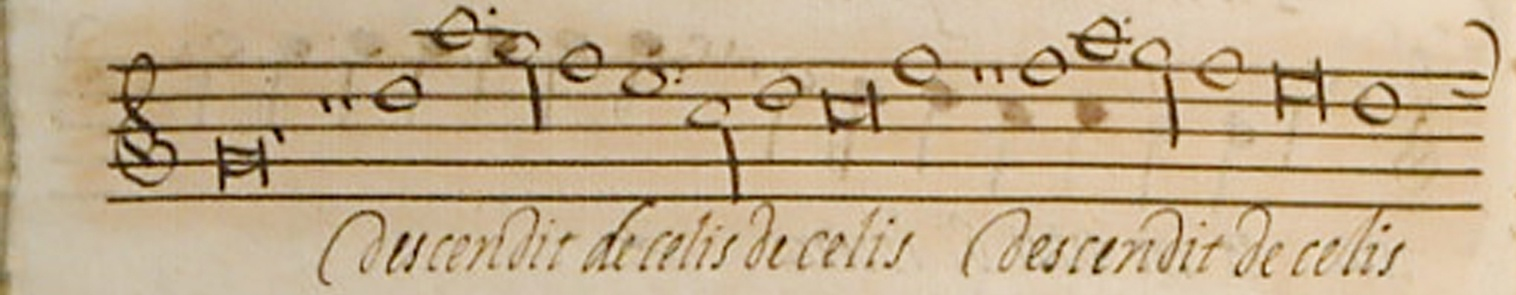
#> input picture corpus/11.jpg, 1516 x 295 px
$ python -i preprocessing.py   (imports and definitions only)
#> lines starting #> are read from the running program, lines starting #| are printed output that depends on the picture; after the words box and inside, x2 and y2 are one past the last pixel; in counts of white or black regions, pixels touching at a corner belong together
#> further down, picture is the input picture: shape (295, 1516, 3); mean B, G, R 140.1, 172.3, 194.4
### staff/normalization/binarization.py
import itertools
import numpy as np
from scipy import ndimage as ndi
from skimage import util
from skimage.transform import integral_image
from skimage.filters import (threshold_otsu, threshold_sauvola)

__all__ = [
    'binarize_otsu',
    'binarize_sauvola',
    'binarize_wolf'
]

# Copied from https://github.com/scikit-image/scikit-image/blob/v0.13.1/skimage/filters/thresholding.py
def _mean_std(image, w):
    """Return local mean and standard deviation of each pixel using a
    neighborhood defined by a rectangular window with size w times w.
    The algorithm uses integral images to speedup computation. This is
    used by threshold_niblack and threshold_sauvola.
    Parameters
    ----------
    image : ndarray
        Input image.
    w : int
        Odd window size (e.g. 3, 5, 7, ..., 21, ...).
    Returns
    -------
    m : 2-D array of same size of image with local mean values.
    s : 2-D array of same size of image with local standard
        deviation values.
    References
    ----------
    .. [1] F. Shafait, D. Keysers, and T. M. Breuel, "Efficient
           implementation of local adaptive thresholding techniques
           using integral images." in Document Recognition and
           Retrieval XV, (San Jose, USA), Jan. 2008.
           DOI:10.1117/12.767755
    """
#> called with w = 101
    if w == 1 or w % 2 == 0:
        raise ValueError(
            "Window size w = %s must be odd and greater than 1." % w)

    left_pad = w // 2 + 1
    right_pad = w // 2
    padded = np.pad(image.astype('float'), (left_pad, right_pad),
                    mode='reflect')
    padded_sq = padded * padded

    integral = integral_image(padded)
    integral_sq = integral_image(padded_sq)

    kern = np.zeros((w + 1,) * image.ndim)
    for indices in itertools.product(*([[0, -1]] * image.ndim)):
        kern[indices] = (-1) ** (image.ndim % 2 != np.sum(indices) % 2)
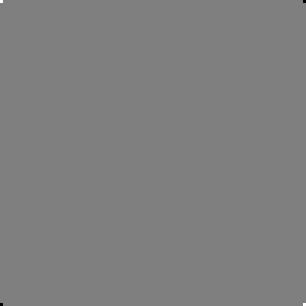
#> kern: shape (102, 102) float64 (shown 3 times larger); min -1, max 1, mean 0; drawn with min black and max white

    sum_full = ndi.correlate(integral, kern, mode='constant')
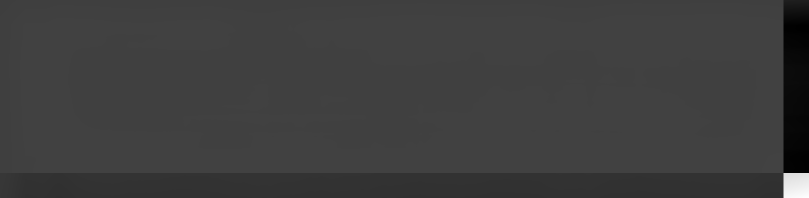
#> sum_full: shape (396, 1617) float64 (shown at 1/2 size); min -29161145, max 91746865, mean 375620.4; drawn with min black and max white
    m = util.crop(sum_full, (left_pad, right_pad)) / (w ** image.ndim)
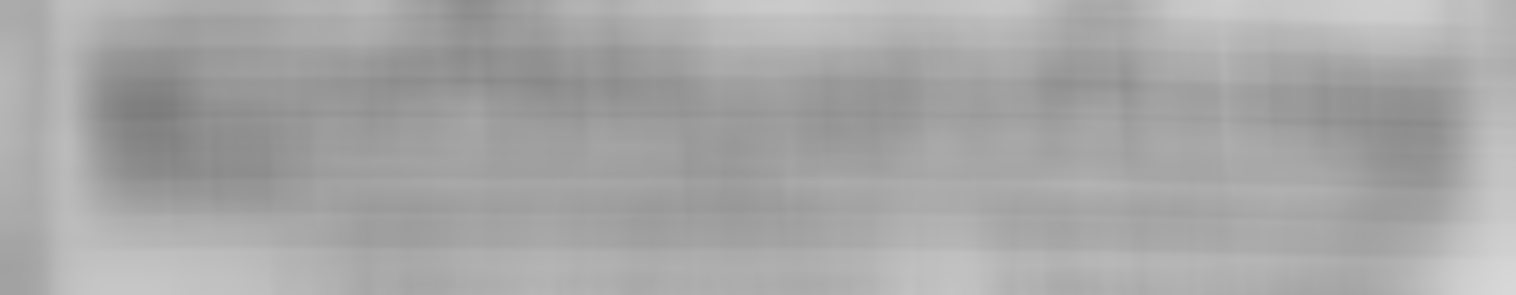
#> m: shape (295, 1516) float64; min 123.8, max 215.8, mean 167.2
    sum_sq_full = ndi.correlate(integral_sq, kern, mode='constant')
    g2 = util.crop(sum_sq_full, (left_pad, right_pad)) / (w ** image.ndim)
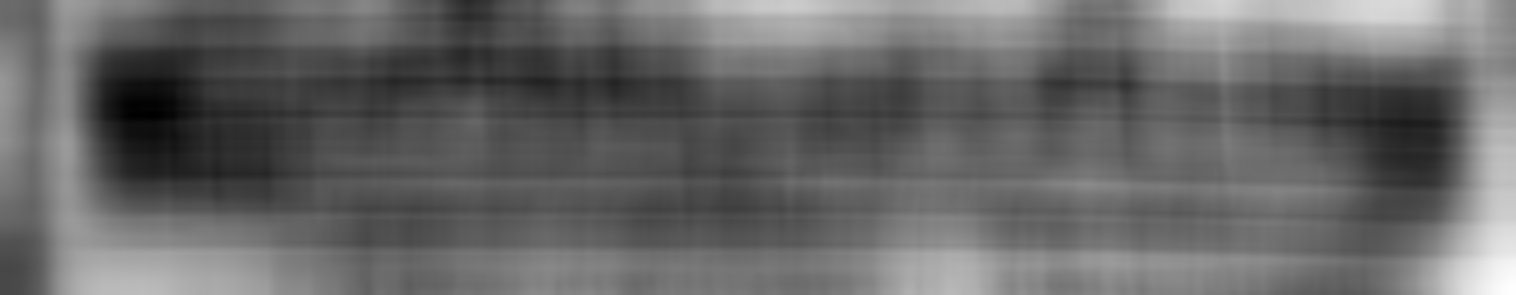
#> g2: shape (295, 1516) float64; min 19552.5, max 46699.6, mean 30617.2; drawn with min black and max white
    s = np.sqrt(g2 - m * m)
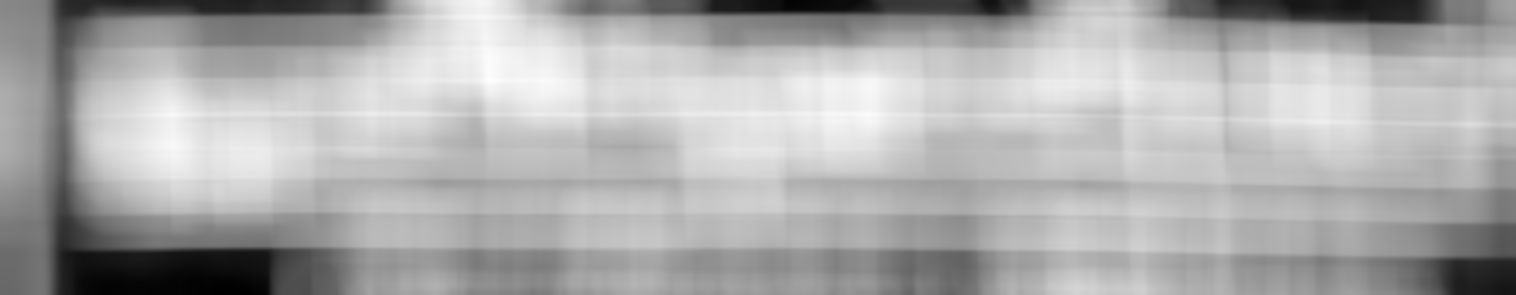
#> s: shape (295, 1516) float64; min 5.4, max 68.68, mean 48.1; drawn with min black and max white
    return m, s

def threshold_wolf(image, window_size=15, k=0.2):
    m, s = _mean_std(image, window_size)
    return m + k * (s / s.max() - 1) * (m - image.min())

def binarize_otsu(img):
    return np.uint8((img > threshold_otsu(img)) * 255)

def binarize_sauvola(img, window_size=101, k=0.5):
    return np.uint8((img > threshold_sauvola(img, window_size=window_size, k=k)) * 255)

def binarize_wolf(img, window_size=101, k=0.5):
    return np.uint8((img > threshold_wolf(img, window_size=window_size, k=k)) * 255)
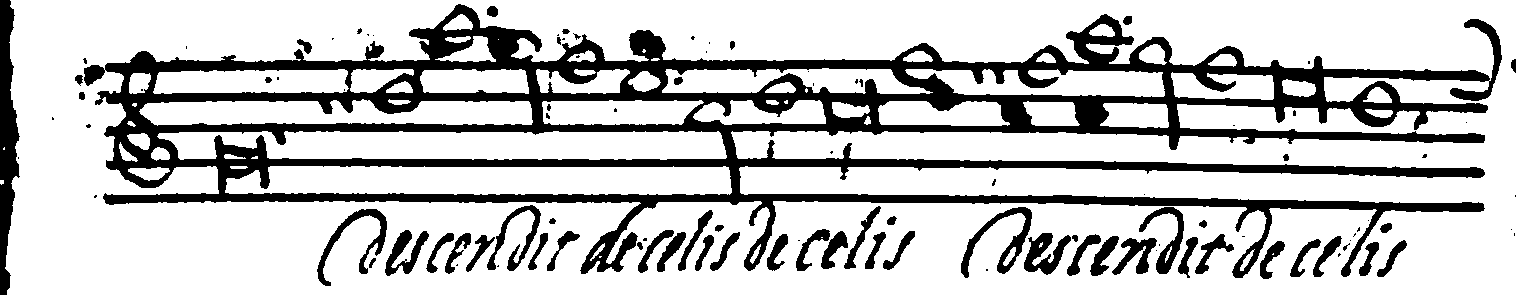
#> returned value: shape (295, 1516); 76.6% white; 106 black regions (47 under 20 px), largest, box (x1, y1, x2, y2) and area: (84, 4, 1502, 278) 83894, (0, 0, 20, 295) 3603, (961, 207, 1032, 278) 1251

### staff/normalization/preprocessing.py
import numpy as np
import cv2 as cv
from .binarization import binarize_wolf

__all__ = [
    'isolate_lines',
    'invert_img'
]


def _erode(img, kernel_shape=(50,1)):
#> called with kernel_shape = (50, 1)
    return cv.erode(img, cv.getStructuringElement(cv.MORPH_RECT, kernel_shape))
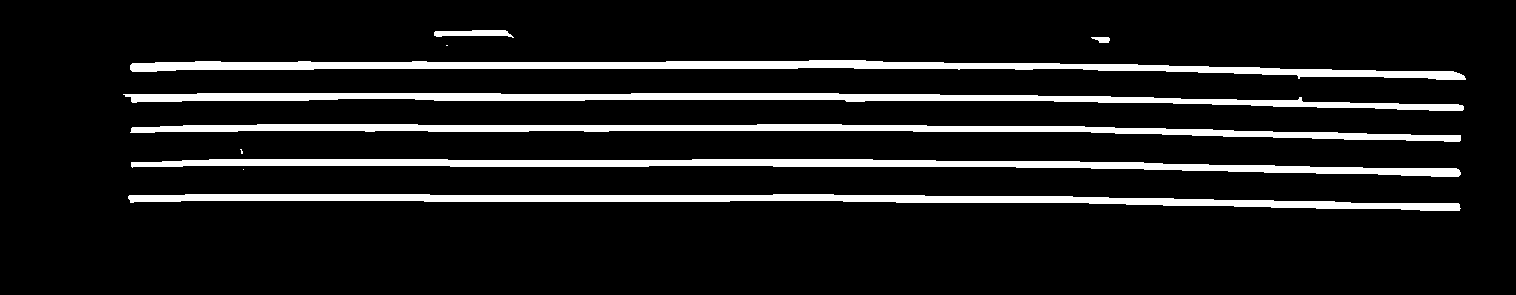
#> returned value: shape (295, 1516); 10.3% white; 10 white regions (3 under 20 px), largest, box (x1, y1, x2, y2) and area: (130, 60, 1466, 80) 9655, (128, 194, 1461, 211) 9271, (131, 159, 1461, 177) 9198

def invert_img(img):
    return np.bitwise_not(img)

def isolate_lines(img):
    # Color to grayscale
    img_gray = cv.cvtColor(img, cv.COLOR_BGR2GRAY)
    # Increase contrast
    clahe = cv.createCLAHE(clipLimit=3.0, tileGridSize=(8,8))
    img_gray = clahe.apply(img_gray)
    # Binarization
    img_binary = binarize_wolf(img_gray)
    # Erosion
    return invert_img(_erode(invert_img(img_binary), (50,1)))

>>> import cv2
>>> picture = cv2.imread('../../corpus/11.jpg')
>>> result = isolate_lines(picture)

$ run again, on corpus/12.jpg
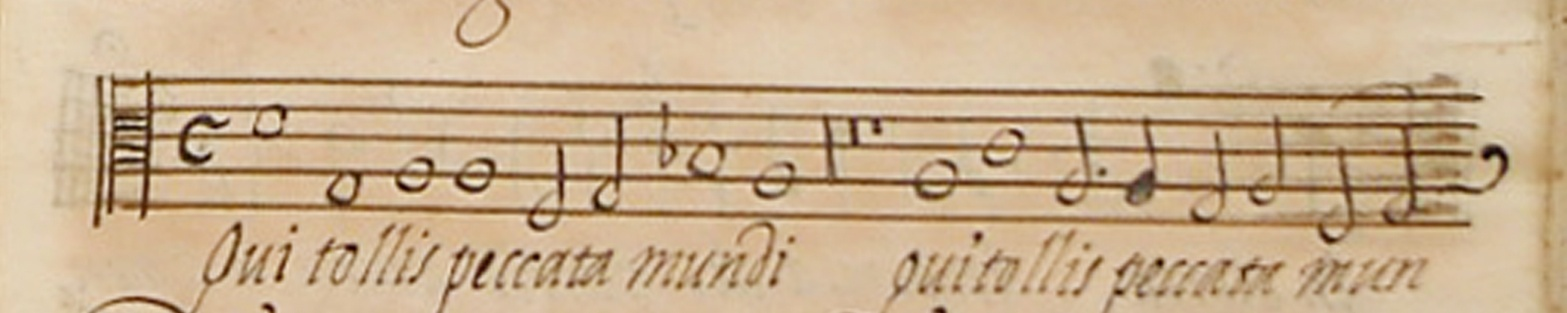
#> input picture corpus/12.jpg, 1567 x 313 px
#> picture is the input picture: shape (313, 1567, 3); mean B, G, R 142.6, 175.1, 201.1
#> in binarize_wolf, `return np.uint8((img > threshold_wolf(img, window_size=window_size, k=..`:
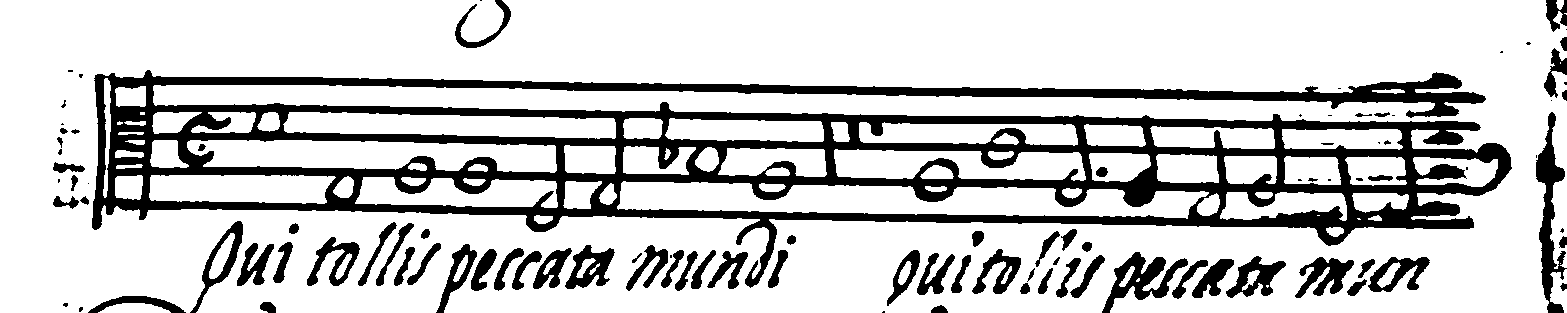
#> returned value: shape (313, 1567); 78.5% white; 101 black regions (28 under 20 px), largest, box (x1, y1, x2, y2) and area: (92, 70, 1512, 288) 77633, (1536, 112, 1567, 313) 2408, (1102, 252, 1188, 313) 1859
#> in _erode, `return cv.erode(img, cv.getStructuringElement(cv.MORPH_RECT, kernel_sh..`:
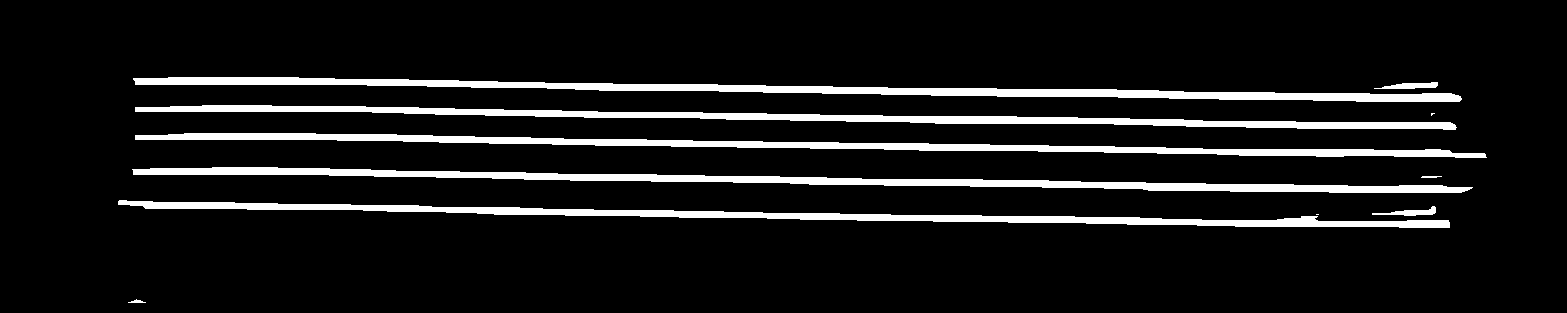
#> returned value: shape (313, 1567); 9.4% white; 11 white regions (2 under 20 px), largest, box (x1, y1, x2, y2) and area: (133, 77, 1462, 102) 9794, (132, 167, 1473, 193) 9441, (118, 200, 1450, 228) 8857

$ run again, on corpus/6.jpg
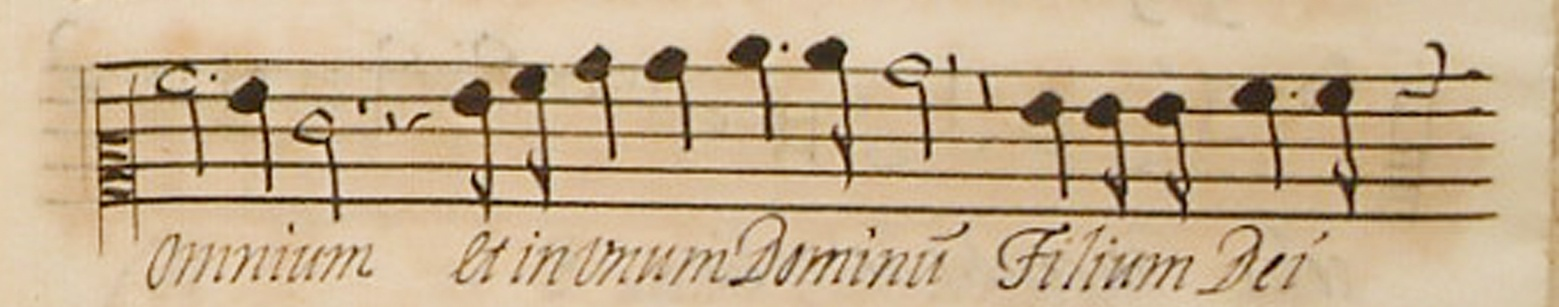
#> input picture corpus/6.jpg, 1559 x 307 px
#> picture is the input picture: shape (307, 1559, 3); mean B, G, R 141.4, 173.7, 197.2
#> in _erode, `return cv.erode(img, cv.getStructuringElement(cv.MORPH_RECT, kernel_sh..`:
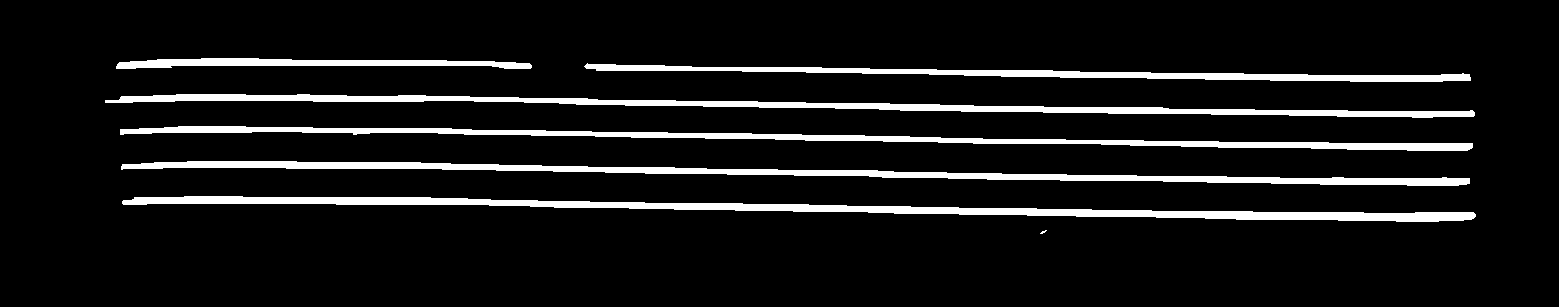
#> returned value: shape (307, 1559); 8.9% white; 7 white regions (1 under 20 px), largest, box (x1, y1, x2, y2) and area: (122, 196, 1476, 222) 9915, (121, 161, 1470, 186) 8567, (105, 94, 1475, 118) 8216, (120, 126, 1473, 151) 7688, (584, 63, 1471, 82) 5283, (116, 58, 532, 69) 2727
